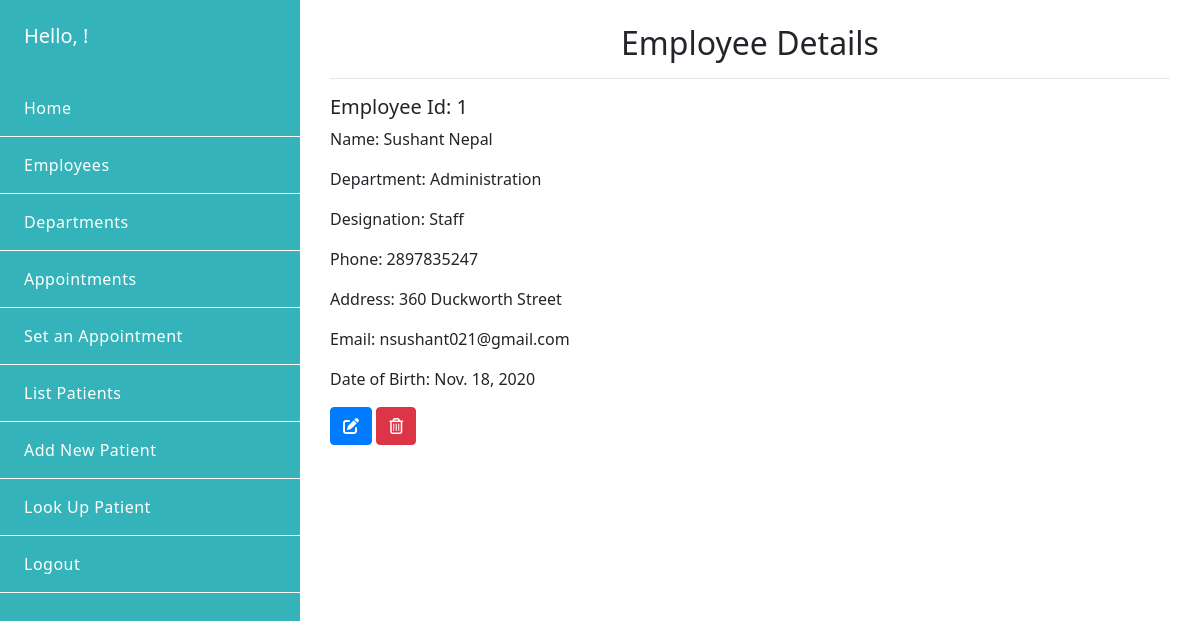
/employee/1/, run on the app's committed database.
### emr/models.py (models this page shows, shortened)
class Employee(models.Model):
    id = models.AutoField(primary_key=True)
    full_name = models.CharField(max_length=254)
    department = models.ForeignKey(
        Department, on_delete=models.CASCADE, related_name='employees')
    designation = models.CharField(max_length=50, blank=True)
    date_of_birth = models.DateField(auto_now_add=True, blank=True)
    address = models.CharField(max_length=50, blank=True)
    email = models.EmailField(max_length=254, blank=True)
    contact_number = models.IntegerField(blank=True)
    class Meta:
        verbose_name = 'Employee'
        verbose_name_plural = 'Employees'

class Department(models.Model):
    id = models.AutoField(primary_key=True)
    name = models.CharField(max_length=50)
    description = models.TextField(blank=True)
    class Meta:
        verbose_name = 'Department'
        verbose_name_plural = 'Departments'
    def __str__(self):
        return self.name

### emr/views.py (the view)
# urls.py: path('employee/<int:id>/', views.view_employee, name='view_employee'),
def view_employee(request, id):
    employee = Employee.objects.get(id=id)
    return render(request, 'emr/view_employee.html', {'employee': employee})

### emr/templates/emr/view_employee.html
{% extends "backend_base.html" %} {% block content %}
<div class="container-fluid py-4">
  <h2 class="text-center"> Employee Details </h2>
  <hr>
  <div class = "section">
    <h5>Employee Id: {{employee.id}}</h5>
    <p>Name: {{employee.full_name}}</p>
    <p>Department: {{employee.department}} </p>
    <p>Designation: {{employee.designation}}</p>
    <p>Phone: {{employee.contact_number}}</p>
    <p>Address: {{employee.address}}</p>
    <p>Email: {{employee.email}} </p>
    <p>Date of Birth: {{employee.date_of_birth}}</p>
  </div>
  <div class="section">
    <a href="{% url 'update_employee' id=employee.id%}" class="btn btn-primary text-center"><span><i class="fas fa-edit"></i></span></a>
    <a href="{% url 'delete_employee' id=employee.id %}" class="btn btn-danger text-center"><span><i class="far fa-trash-alt"></i></span></a></a>
  </div>
</div>
{% endblock %}

### emr/static/emr/css/style.css (style rules this page uses)
* { font-family: "Noto Sans", sans-serif; transition: all ease-in 0.2s; }
html, body { height: 100%; min-height: 100%; }

### data on the page
Employee: id "1", full_name "Sushant Nepal", department "Administration", designation "Staff", contact_number "2897835247", address "360 Duckworth Street", email "nsushant021@gmail.com", date_of_birth "Nov. 18, 2020"
